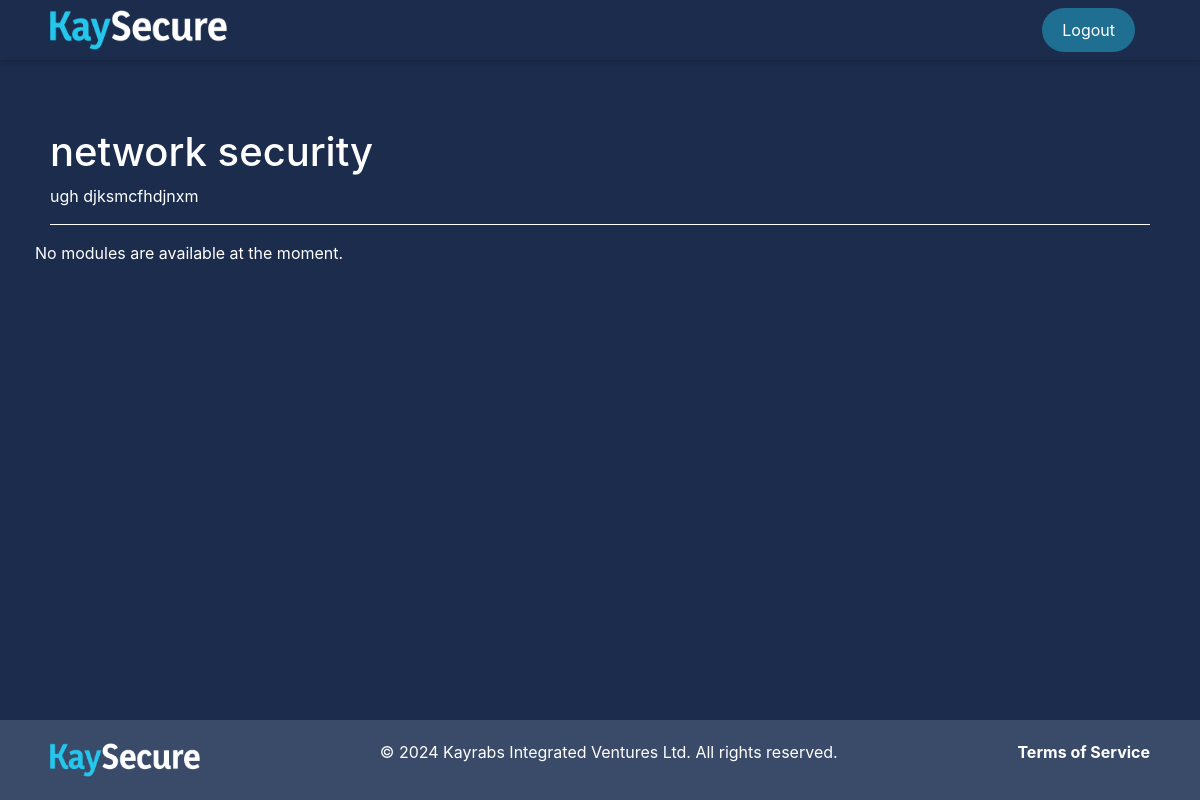
Page /courses/course/2/content/ (signed in) on the earlier database version.
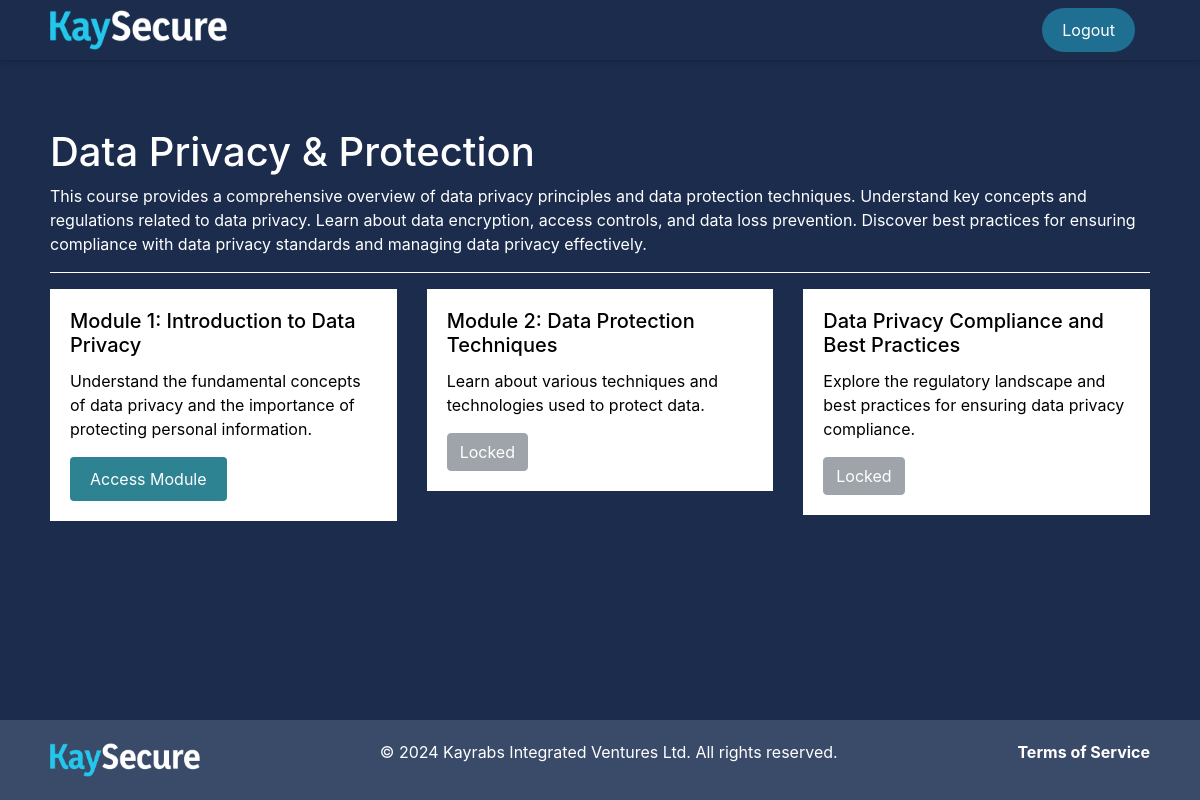
Same page on the later database version.
### courses/models.py (models this page shows, shortened)
class Course(models.Model):
    title = models.CharField(max_length=255)
    description = models.TextField()
    created_at = models.DateTimeField(auto_now_add=True)
    updated_at = models.DateTimeField(auto_now=True)

class Module(models.Model):
    class ContentTypeChoices(models.TextChoices):
        SLIDES = 'SL', 'Slides'
        VIDEO = 'VD', 'Video'
        BOTH = 'BT', 'Both'
    course = models.ForeignKey(Course, on_delete=models.CASCADE, related_name='modules')
    title = models.CharField(max_length=255)
    description = models.TextField()
    content_type = models.CharField(max_length=2, choices=ContentTypeChoices.choices, default=ContentTypeChoices.SLIDES)
    order = models.PositiveIntegerField(help_text="Order of the module in the course")
    is_unlocked = models.BooleanField(default=False, help_text="Whether the module is unlocked for viewing")

### courses/views.py (the view)
# urls.py: path('course/<int:course_id>/content/', course_content, name='course_content'),
@login_required
def course_content(request, course_id):
    course = get_object_or_404(Course, pk=course_id)
    modules = course.modules.order_by('order')
    user_progress = UserModuleProgress.objects.filter(user=request.user, module__course=course)
    progress_dict = {progress.module.id: progress for progress in user_progress}
    for module in modules:
        if module.order == 1:
            module.is_unlocked = True  # First module is always unlocked
        else:
            previous_module = Module.objects.filter(course=course, order=module.order - 1).first()
            if previous_module and previous_module.id in progress_dict:
                previous_module_progress = progress_dict[previous_module.id]
                module.is_unlocked = previous_module_progress.completed_quiz
            else:
                module.is_unlocked = False  # Ensure module is locked if previous module is not completed
    return render(request, 'courses/course_content.html', {'course': course, 'modules': modules})

### courses/templates/courses/course_content.html (shortened to what this page needs)
<!DOCTYPE html>
<html lang="en">
<head>
    <link href="https://stackpath.bootstrapcdn.com/bootstrap/4.5.2/css/bootstrap.min.css" rel="stylesheet">
    {% load static %}
    <link rel="stylesheet" href="{% static 'css/content.css' %}">
</head>
<body>
<header>
    <img src="{% static 'images/logo.png' %}" alt="KaySecure Logo" class="logo">
    <div class="auth-buttons">
        <button class="signup-button"><a href="/logout">Logout</a></button>
    </div>
</header>
<div class="container mt-5">
    <h1 class="text-white">{{ course.title }}</h1>
    <p class="text-white">{{ course.description }}</p>
    <hr class="bg-white">
    <div class="row">
        {% for module in modules %}
        <div class="col-md-4 mb-3">
            <div class="card custom-card">
                <div class="card-body">
                    <h5 class="card-title">{{ module.title }}</h5>
                    <p class="card-text">{{ module.description }}</p>
                    {% if module.is_unlocked %}
                    <a href="{% url 'module_view' course_id=course.id module_id=module.id %}" class="btn custom-btn">Access Module</a>
                    {% else %}
                    <button class="btn btn-secondary" disabled>Locked</button>
                    {% endif %}
                </div>
            </div>
        </div>
        {% empty %}
        <p class="text-center text-white">No modules are available at the moment.</p>
        {% endfor %}
    </div>
</div>
<footer>
    <div class="footer-content">
        <img src="{% static 'images/logo.png' %}" alt="Company Logo" class="footer-logo">
        <p>&copy; 2024 Kayrabs Integrated Ventures Ltd. All rights reserved.</p>
        <ul class="footer-links">
            <li><a href="/terms">Terms of Service</a></li>
        </ul>
    </div>
</footer>
</body>
</html>

### static/css/content.css (style rules this page uses)
body { background-color: #1B2C4D; margin: 0; display: flex; flex-direction: column; min-height: 100vh; }
header { position: fixed; top: 0; left: 0; width: 100%; background-color: #1B2C4D; z-index: 1000; height: 60px; display: flex; align-items: center; justify-content: space-between; padding: 0 50px; box-shadow: 0 2px 5px rgba(0,0,0,0.2); }
.logo { height: 40px; width: auto; }
.auth-buttons { display: flex; align-items: center; }
.signup-button { background-color: rgba(36, 199, 235, 0.43); color: #fff; border: none; text-decoration: none; border-radius: 83px; padding: 10px 20px; font-size: 16px; cursor: pointer; margin-right: 15px; }
.signup-button a { text-decoration: none; color: white; }
.container { padding: 80px 50px 20px 50px; max-width: 1200px; margin: auto; flex: 1; }
.card.custom-card { background-color: #fff; border: none; border-radius: 0px; transition: transform 0.3s, box-shadow 0.3s; }
.card.custom-card .card-body { background-color: transparent; border-radius: 8px; }
.card.custom-card .card-title, .card.custom-card .card-text { color: #000; }
.btn.custom-btn { background-color: rgba(15, 113, 132, 0.872); border: none; color: #fff; padding: 10px 20px; text-decoration: none; font-size: 16px; cursor: pointer; display: inline-block; }
hr.bg-white { border-top: 1px solid #fff; }
footer { background-color: #3A4B6A; color: white; padding: 20px 50px; display: flex; align-items: center; justify-content: space-between; width: 100%; position: relative; bottom: 0; box-sizing: border-box; margin-top: auto; }
.footer-content { display: flex; align-items: center; width: 100%; justify-content: space-between; }
.footer-logo { width: 150px; height: auto; }
.footer-links { list-style: none; padding: 0; display: flex; flex-wrap: wrap; gap: 10px; }
.footer-links li { padding: 0; }
.footer-links a { color: white; text-decoration: none; font-weight: bold; }

Differences in the rows shown:
changed Course: title "network security" → "Data Privacy & Protection"; description "ugh djksmcfhdjnxm" → "This course provides a comprehensive overview of data privacy principles and data protection techniques. Understand key concepts and regulations related to data privacy. Learn about data encryption, access controls, and data loss prevention. Discover best practices for ensuring compliance with data privacy standards and managing data privacy effectively."
added Module: title "Module 1: Introduction to Data Privacy", description "Understand the fundamental concepts of data privacy and the importance of protecting personal information.", is_unlocked "Access Module"
added Module: title "Module 2: Data Protection Techniques", description "Learn about various techniques and technologies used to protect data.", is_unlocked "Locked"
added Module: title "Data Privacy Compliance and Best Practices", description "Explore the regulatory landscape and best practices for ensuring data privacy compliance.", is_unlocked "Locked"
Other differences:
text no longer shown: "No modules are available at the moment."
